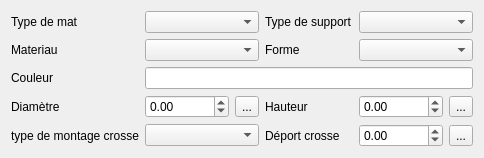
             <widget class="QWidget" name="tab_2">
              <attribute name="title">
               <string>Général</string>
              </attribute>
              <layout class="QGridLayout" name="gridLayout_8">
               <item row="2" column="3">
                <widget class="QLabel" name="label_61">
                 <property name="text">
                  <string>Forme</string>
                 </property>
                 <property name="wordWrap">
                  <bool>true</bool>
                 </property>
                </widget>
               </item>
               <item row="0" column="1" colspan="2">
                <widget class="QComboBox" name="comboBox_multip"/>
               </item>
               <item row="0" column="0">
                <widget class="QLabel" name="label_53">
                 <property name="text">
                  <string>Type de mat</string>
                 </property>
                 <property name="wordWrap">
                  <bool>true</bool>
                 </property>
                </widget>
               </item>
               <item row="0" column="4" colspan="2">
                <widget class="QComboBox" name="comboBox_sp_type"/>
               </item>
               <item row="0" column="3">
                <widget class="QLabel" name="label_59">
                 <property name="text">
                  <string>Type de support</string>
                 </property>
                 <property name="wordWrap">
                  <bool>true</bool>
                 </property>
                </widget>
               </item>
               <item row="2" column="4" colspan="2">
                <widget class="QComboBox" name="comboBox_sp_forme"/>
               </item>
               <item row="2" column="1" colspan="2">
                <widget class="QComboBox" name="comboBox_sp_materiau"/>
               </item>
               <item row="4" column="0">
                <widget class="QLabel" name="label_62">
                 <property name="text">
                  <string>Couleur</string>
                 </property>
                 <property name="wordWrap">
                  <bool>true</bool>
                 </property>
                </widget>
               </item>
               <item row="2" column="0">
                <widget class="QLabel" name="label_60">
                 <property name="text">
                  <string>Materiau</string>
                 </property>
                 <property name="wordWrap">
                  <bool>true</bool>
                 </property>
                </widget>
               </item>
               <item row="5" column="0">
                <widget class="QLabel" name="label_63">
                 <property name="text">
                  <string>Diamètre</string>
                 </property>
                 <property name="wordWrap">
                  <bool>true</bool>
                 </property>
                </widget>
               </item>
               <item row="5" column="2">
                <widget class="QToolButton" name="toolButton_sp_diam">
                 <property name="text">
                  <string>...</string>
                 </property>
                </widget>
               </item>
               <item row="5" column="1">
                <widget class="QDoubleSpinBox" name="doubleSpinBox_sp_diam">
                 <property name="minimum">
                  <double>-1.000000000000000</double>
                 </property>
                 <property name="maximum">
                  <double>999999.000000000000000</double>
                 </property>
                </widget>
               </item>
               <item row="5" column="3">
                <widget class="QLabel" name="label_64">
                 <property name="text">
                  <string>Hauteur</string>
                 </property>
                 <property name="wordWrap">
                  <bool>true</bool>
                 </property>
                </widget>
               </item>
               <item row="5" column="4">
                <widget class="QDoubleSpinBox" name="doubleSpinBox_sp_haut">
                 <property name="minimum">
                  <double>-1.000000000000000</double>
                 </property>
                 <property name="maximum">
                  <double>999999.000000000000000</double>
                 </property>
                </widget>
               </item>
               <item row="5" column="5">
                <widget class="QToolButton" name="toolButton_sp_haut">
                 <property name="text">
                  <string>...</string>
                 </property>
                </widget>
               </item>
               <item row="4" column="1" colspan="5">
                <widget class="QLineEdit" name="lineEdit_sp_couleur"/>
               </item>
               <item row="6" column="0">
                <widget class="QLabel" name="label_75">
                 <property name="text">
                  <string>type de montage crosse</string>
                 </property>
                 <property name="wordWrap">
                  <bool>true</bool>
                 </property>
                </widget>
               </item>
               <item row="6" column="1" colspan="2">
                <widget class="QComboBox" name="comboBox_sp_typmonc"/>
               </item>
               <item row="6" column="3">
                <widget class="QLabel" name="label_76">
                 <property name="text">
                  <string>Déport crosse</string>
                 </property>
                 <property name="wordWrap">
                  <bool>true</bool>
                 </property>
                </widget>
               </item>
               <item row="6" column="4">
                <widget class="QDoubleSpinBox" name="doubleSpinBox_sp_depcro">
                 <property name="minimum">
                  <double>-1.000000000000000</double>
                 </property>
                 <property name="maximum">
                  <double>999999.000000000000000</double>
                 </property>
                </widget>
               </item>
               <item row="6" column="5">
                <widget class="QToolButton" name="toolButton_sp_depcro">
                 <property name="text">
                  <string>...</string>
                 </property>
                </widget>
               </item>
              </layout>
             </widget>
